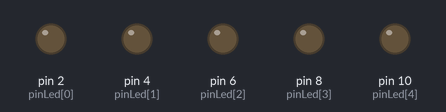
A sketch run on a simulated Arduino Uno, built with avr-gcc and run on an emulated ATmega328P. Parts: output pins drawn as LEDs (lit = HIGH).

Above: at 0.15 s.
At 1.05 s:
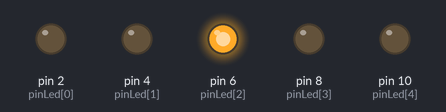
At 2.55 s:
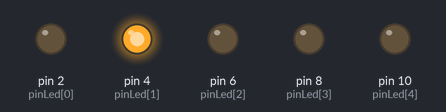
At 4.65 s:
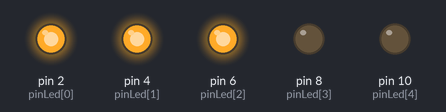
At 6.75 s:
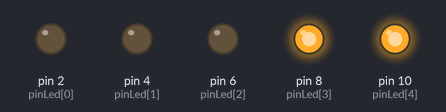
At 9.15 s:
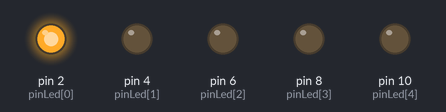
Timing chart, 0 to 9.8 s (numbered marks = the images above):
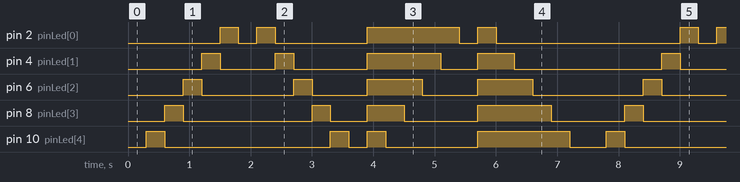

The sketch:

sketch_6-4_guirlande_led.ino
```cpp
int pinLed[5]={2,4,6,8,10}; // Tableau listant les pins
//tableau états (booléen 1 allumé, 0 éteint) des LED à chaque séquence
boolean affichage[25][5]={
  0,0,0,0,0,
  0,0,0,0,1,
  0,0,0,1,0,
  0,0,1,0,0,
  0,1,0,0,0,
  1,0,0,0,0,
  0,0,0,0,0,
  1,0,0,0,0,
  0,1,0,0,0,
  0,0,1,0,0,
  0,0,0,1,0,
  0,0,0,0,1,
  0,0,0,0,0,
  1,1,1,1,1,
  1,1,1,1,0,
  1,1,1,0,0,
  1,1,0,0,0,
  1,0,0,0,0,
  0,0,0,0,0,
  1,1,1,1,1,
  0,1,1,1,1,
  0,0,1,1,1,
  0,0,0,1,1,
  0,0,0,0,1,
  0,0,0,0,0};

void setup() {
  for (int i=0;i<5;i++)
  {
    pinMode(pinLed[i],OUTPUT);
    digitalWrite(pinLed[i],LOW);
  }

}

void loop() {
  for (int i=0;i<25;i++) // boucle de séquence d'affichage
  {
    for (int p=0;p<5;p++) // boucle pour chaque pin
    {
      boolean etat=affichage[i][p]; // on va chercher l'état pour le pin
      digitalWrite(pinLed[p],etat); // on met le pin concerné à l'état
    }
    //tous les pins sont dans l'état de la séquence en cours
    delay(300); //petite pause d'affichage
    // on passe à la séquence suivante
  }
  // fin des séquences et on repart au début de la loop()

}
```

Measured:
- by itself, pin 2 (pinLed[0]): repeats every 7.5 s: LOW 0.30 s, HIGH 0.30 s, LOW 1.5 s, HIGH 1.5 s, LOW 0.30 s, HIGH 0.30 s, LOW 3.0 s, HIGH 0.30 s
- by itself, pin 4 (pinLed[1]): repeats every 7.5 s: LOW 0.90 s, HIGH 0.30 s, LOW 1.2 s, HIGH 1.2 s, LOW 0.60 s, HIGH 0.60 s, LOW 2.4 s, HIGH 0.30 s
- by itself, pin 6 (pinLed[2]): repeats every 7.5 s: LOW 1.5 s, HIGH 0.30 s, 2 × (LOW 0.90 s, HIGH 0.90 s), LOW 1.8 s, HIGH 0.30 s
- by itself, pin 8 (pinLed[3]): repeats every 7.5 s: LOW 2.1 s, HIGH 0.30 s, LOW 0.60 s, HIGH 0.60 s, LOW 1.2 s, HIGH 1.2 s, LOW 1.2 s, HIGH 0.30 s
- by itself, pin 10 (pinLed[4]): repeats every 7.5 s: LOW 2.7 s, HIGH 0.30 s, LOW 0.30 s, HIGH 0.30 s, LOW 1.5 s, HIGH 1.5 s, LOW 0.60 s, HIGH 0.30 s
